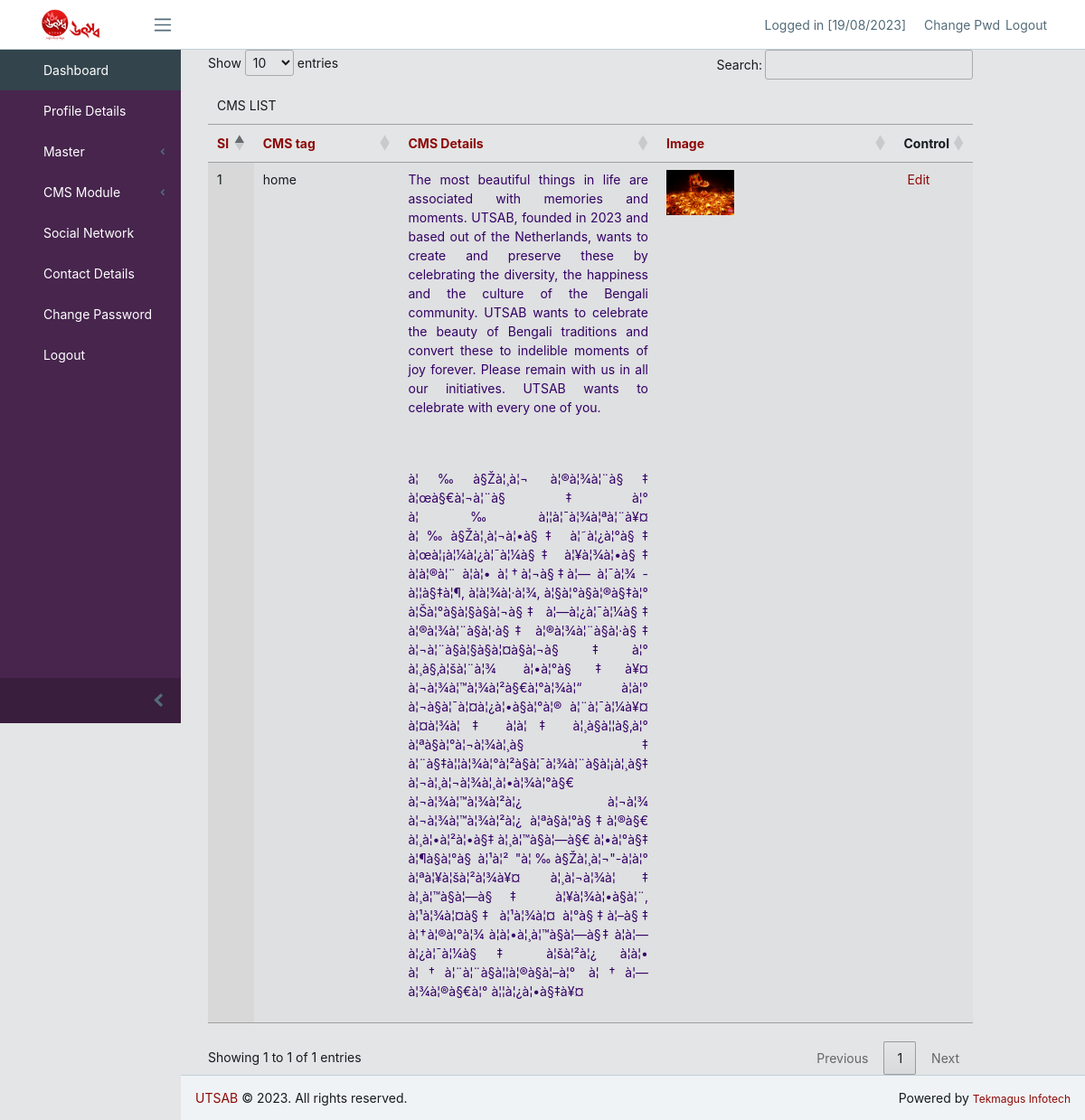
Page /cms/home.php?op=CMS_view (signed in) on the committed database.
### tables this page shows
CREATE TABLE `cms_master` (
  `sl` int(11) NOT NULL,
  `cms_tag` text NOT NULL,
  `cms_dtls` text NOT NULL,
  `cms_pic` text NOT NULL,
  `status` varchar(25) NOT NULL DEFAULT 'ACTIVE'
);

### cms/pages/CMS_view.php (the view, shortened to what this page needs)
<?php
	$sql="select * from cms_master where `status`<> 'INACTIVE' order by sl";
	$res=mysqli_query($dbhandle,$sql);
	$cnt=mysqli_num_rows($res);
?><head>
</head>
<form class="form-horizontal"name="chng_pass_frm" method="post" action="#" onsubmit="return v.exec()">
<div style="width:90%;overflow:scroll">
<table id="data_table" class="display" width="100%" align="center">
<thead>
  <tr>
		<td class="special" colspan="7" align="left">CMS LIST</td>
  </tr>
  <tr id="welcome" class="post">
    <th align="left" valign="top" width="6%"><a href='#' >Sl</a></th>
	<th align="left" valign="top" width="19%"><a href='#' >CMS tag</a></th>
	<th align="left" valign="top" width="33%"><a href='#' >CMS Details </a></th>
	<th align="left" valign="top"><a href='#' > Image</a></th>
	<th align="left" valign="top" width="10%">Control</th>
  </tr>
</thead>
<tbody>
<?php
if($cnt>0)
{
	$i=0;
	while($row=mysqli_fetch_assoc($res))
	{
		$i++;
?>
	  <tr>
	    <td align="left" valign="top" width="6%"><?php echo $i;?></td>
		<td align="left" valign="top" width="19%"><?php echo $row['cms_tag'];?></td>
		<td align="left" valign="top" width="33%"><?php echo $row['cms_dtls'];?></td>
		<td align="left" valign="top"><img src="cms_upload/<?php echo $row['cms_pic']; ?>" height="50px" width="75px" /></td>
		<td align="left" valign="top" width="10%"><a href="home.php?op=CMS_edit&id=<?php echo $row['sl'];?>">&nbsp;Edit</a></td>
	  </tr>
<?php
	}
}else{
	echo '<tr><td colspan="7" align="left" valign="top">Data Not Found!</td></tr>';
}
?>
</tbody>
<tfoot><tr><td colspan="7">
</td>
</tr></tfoot>
</table>
</div>
</form>

### rows in the picture
cms_master: cms_tag "home", cms_dtls "The most beautiful things in life are associated with memories and moments. UTSAB, founded in 2023 and based out of the Netherlands, wants to create and preserve these by celebrating the diversity, the happiness and the culture of the Bengali community. UTSAB wants to celebrate the beauty of Bengali traditions and convert these to indelible moments of joy forever. Please remain with us in all our initiatives. UTSAB wants to celebrate with every one of you. à¦‰à§Žà¦¸à¦¬ à¦®à¦¾à¦¨à§‡ à¦œà§€à¦¬à¦¨à§‡à¦° à¦‰à¦¦à¦¯à¦¾à¦ªà¦¨à¥¤ à¦‰à§Žà¦¸à¦¬à¦•à§‡ à¦˜à¦¿à¦°à§‡ à¦œà¦¡à¦¼à¦¿à¦¯à¦¼à§‡ à¦¥à¦¾à¦•à§‡ à¦à¦®à¦¨ à¦à¦• à¦†à¦¬à§‡à¦— à¦¯à¦¾ - à¦¦à§‡à¦¶, à¦­à¦¾à¦·à¦¾, à¦§à¦°à§à¦®à§‡à¦° à¦Šà¦°à§à¦§à§à¦¬à§‡…", cms_pic (picture)
